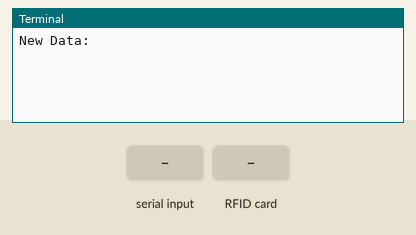
A program run on a simulated Raspberry Pi (header pin numbers). Parts: the last lines printed to the terminal. The test bench sets the inputs (shaded band). At 2.8 s the program stops and its outputs stay as they are.

Above: at 1.2 s.
1.3 s: "1" typed at the terminal, then Enter
At 2.5 s:
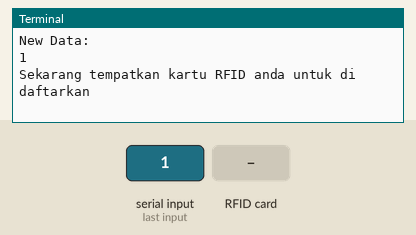
2.8 s: RFID card 5E 7A 19 C4 held to the reader
At 3.9 s:
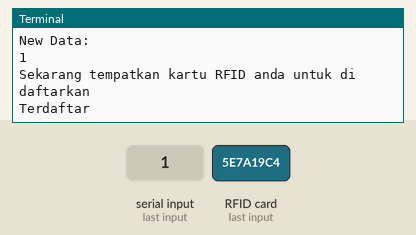

Measured:
- after the input at 1.3 s, the terminal: prints a new line at once (image 1)
- after the input at 2.8 s, the terminal: prints a new line at once (image 2)

The program:

mendaftar.py
```python
import RPi.GPIO as io
from mfrc522 import SimpleMFRC522

#Membuat SimpleMFRC522 sebagai objek
membaca = SimpleMFRC522()


try:
    text = input('New Data: ')
    print("Sekarang tempatkan kartu RFID anda untuk di daftarkan")
    membaca.write(text)
    print("Terdaftar")

finally:
    io.cleanup()
```
